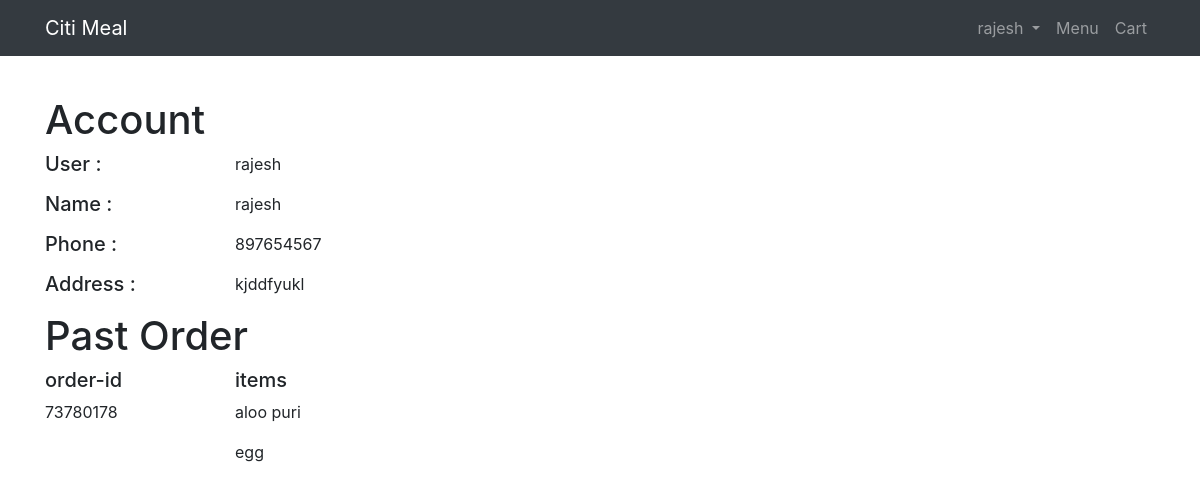
Screenshot of /profile/ (signed in) with the database file from the repository.
### citimeal/models.py (models this page shows, shortened)
class Address(models.Model):
    user    = models.ForeignKey(User)
    name    = models.CharField(max_length=120, null=True, blank=True)
    phone   = models.CharField(max_length=120, null=True, blank=True)
    address = models.TextField(max_length=120, null=True, blank=True)

class Order(models.Model):
    order_id  = models.CharField(max_length=120, null=True, blank=True)
    user      = models.ForeignKey(User)
    items     = models.ManyToManyField(Item)
    timestamp = models.DateTimeField(auto_now_add=True, blank=True)
    def __str__(self):
        return str(self.order_id)

class Item(models.Model):
    item_id    = models.CharField(max_length=120)
    item_name  = models.CharField(max_length=120, null=True, blank=True)
    description = models.CharField(max_length=120)
    image      = models.ImageField(upload_to="items/", null=True, blank=True)
    price      = models.IntegerField(null=True)
    active     = models.BooleanField(default=True)
    timestamp  = models.DateTimeField(auto_now=False, auto_now_add=True)
    def __str__(self):
        return str(self.item_name)

### citimeal/views.py (the view)
# urls.py: url(r'^profile/', profile_page, name='profile'),
def profile_page(request):
    try:
        user = Address.objects.all().get(user=request.user)
        order = Order.objects.all().get(user=request.user)
    except:
        user=None
        order=None
    context = {
        'user' : user,
        'order': order
    }
    return render(request, "profile.html", context)

### templates/profile.html
{% extends "base.html" %}
{% block content %}
<div class="container">
  <h1>Account</h1>
  <div class="row">
    <div class="col-2">
      <h5>User : </h5>
    </div>
    <div class="col">
      <p>{{ request.user }}</p>
    </div>
  </div>
  {% if user is not None %}
  <div class="row">
    <div class="col-2">
      <h5>Name : </h5>
    </div>
    <div class="col">
      <p>{{ user.name }}</p>
    </div>
  </div>
  <div class="row">
    <div class="col-2">
      <h5>Phone : </h5>
    </div>
    <div class="col">
      <p>{{ user.phone }}</p>
    </div>
  </div>
  <div class="row">
    <div class="col-2">
      <h5>Address : </h5>
    </div>
    <div class="col">
      <p>{{ user.address }}</p>
    </div>
  </div>
  {% endif %}
{% if order is not None %}
  <h1>Past Order</h1>
  <div class="row">
    <div class="col-2">
      <h5>order-id</h5>
      <p>{{ order }}</p>
    </div>
    <div class="col">
      <h5>items</h5>
      {% for i in order.items.all %}
        <p>{{ i }}</p>
      {% endfor %}
    </div>
  </div>
{% endif %}
</div>
{% endblock %}

### templates/base.html (shortened to what this page needs)
<!doctype html>
<html lang="en">
  <head>
    <link rel="stylesheet" href="https://maxcdn.bootstrapcdn.com/bootstrap/4.0.0/css/bootstrap.min.css">
  </head>
  <body>
    <nav class="navbar navbar-expand-lg navbar-dark bg-dark fixed-top">
      <div class="container">
        <a class="navbar-brand" href="/">Citi Meal</a>
        <div class="collapse navbar-collapse" id="navbarResponsive">
          <ul class="navbar-nav ml-auto">
            {% if request.user.is_authenticated %}
            <li class="nav-item dropdown">
              <a class="nav-link dropdown-toggle" href="/" id="navbarDropdown" role="button" data-toggle="dropdown" aria-haspopup="true" aria-expanded="false">
                {{ request.user }}
              </a>
            </li>
            {% endif %}
            <li class="nav-item">
              <a class="nav-link" href="/item/">Menu</a>
            </li>
            <li class="nav-item">
              <a class="nav-link" href="/cart/">Cart</a>
            </li>
          </ul>
        </div>
      </div>
    </nav>
    <div class="col py-5">
    </div>
    {% block content %}{% endblock %}
  </body>
</html>

### rows the page displays
Address: name "rajesh", phone "897654567", address "kjddfyukl"
Order: order "73780178"
Item: item_name "aloo puri"
Item: item_name "egg"

### other values shown
{{ request.user }} "rajesh"
